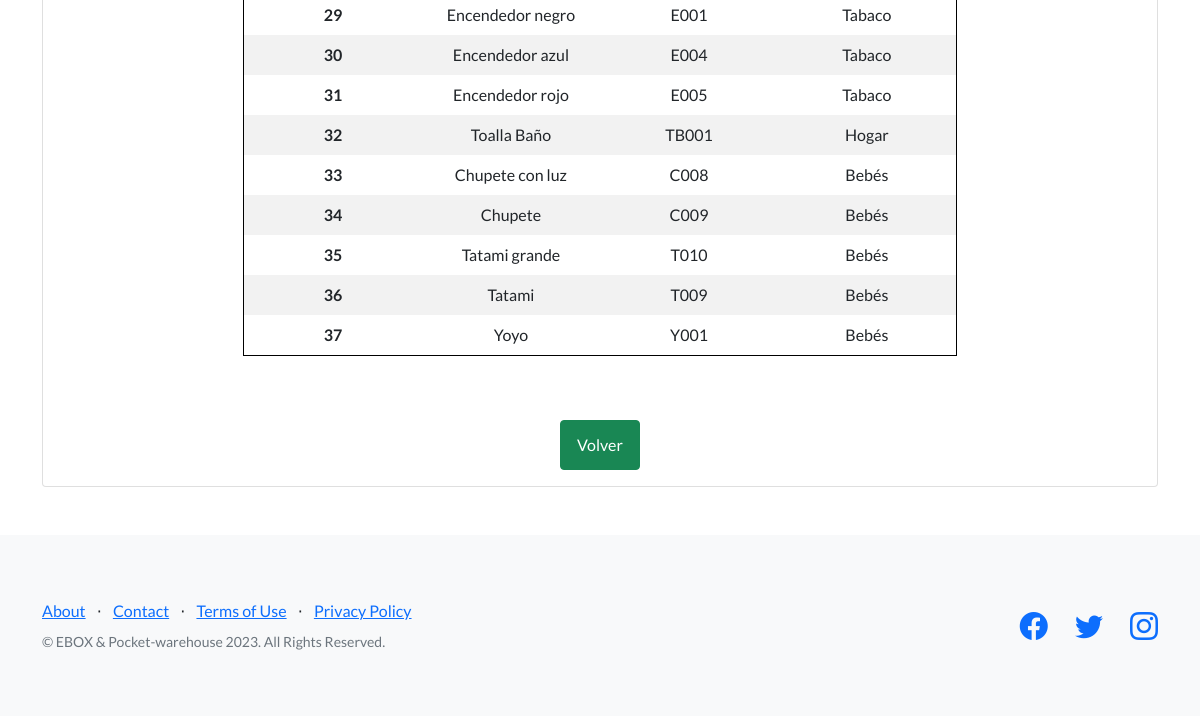
The page /eboxApp/maestra/wMaestra_full/ (lower part) on the database as committed earlier.
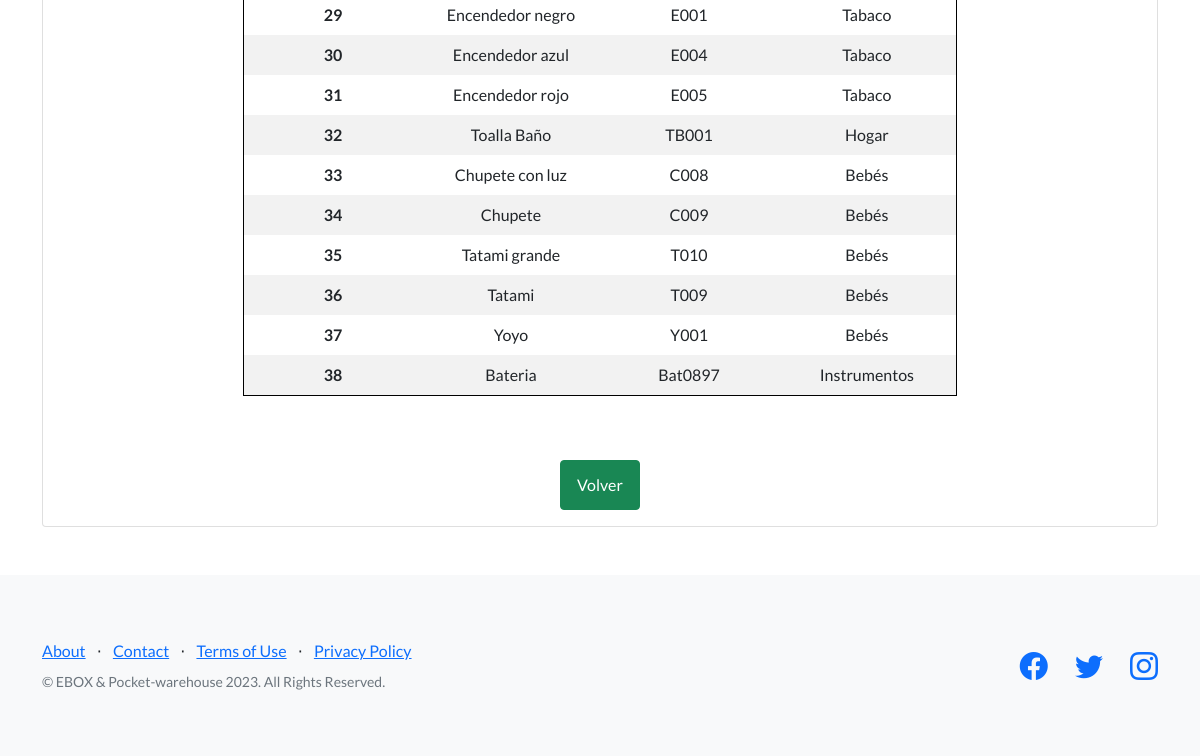
The same page on the database as committed later.
### eboxApp/models.py (models this page shows, shortened)
class Maestra(models.Model):
    nombre_producto = models.CharField(max_length=300)
    numero_sku = models.CharField(max_length=300)
    categoria = models.CharField(max_length=300)

### eboxApp/views.py (the view)
# urls.py: path('maestra/wMaestra_full/', views.buscarMaestra, name = 'buscarTodo'),
def buscarMaestra(request):
    ''' Boton de busqueda completa de la maestra con respuesta en una lista - te llevo a una ventana distinta con boton volver'''
    if request.method == 'GET': # si existe un get
        producto = Maestra.objects.all() # busco todo lo que hay en la maestra
        return render(request, 'eboxApp/wMaestra_full.html', {'producto':producto }) # aqui le digo donde quiero mostrar "producto"

### eboxApp/templates/eboxApp/wMaestra_full.html (shortened to what this page needs)
{% extends "eboxApp/base.html" %}
{% load static %}
{% block contenido_que_cambia %}
<div class="container">
    <div class="card mt-4">
        <div class="card-body">
            <div class="row justify-content-center">
                <div class="col-md-8">
                    <br>
                    {% if producto %}
                        <div class="table-responsive">
                            <table class="table">
                                <tbody>
                                    {% for i in producto %}
                                        <tr>
                                            <th scope="row">{{ i.pk }}</th>
                                            <td>{{ i.nombre_producto }}</td>
                                            <td>{{ i.numero_sku }}</td>
                                            <td>{{ i.categoria }}</td>
                                        </tr>
                                    {% endfor %}
                                </tbody>
                            </table>
                        </div>
                        <div class="text-center mt-5">
                            <a class="btn btn-success" href="{% url 'eboxApp:Maestra' %}">Volver</a>
                        </div>
                    {% else %}
                        <div class="text-center">
                            <h1>No hay datos</h1>
                            <a class="btn btn-warning" href="{% url 'eboxApp:Maestra' %}">Volver</a>
                        </div>
                    {% endif %}
                </div>
            </div>
        </div>
    </div>
</div>
{% endblock %}

Rows that differ between the two databases and show on the page:
added Maestra: pk "38", nombre_producto "Bateria", numero_sku "Bat0897", categoria "Instrumentos"
